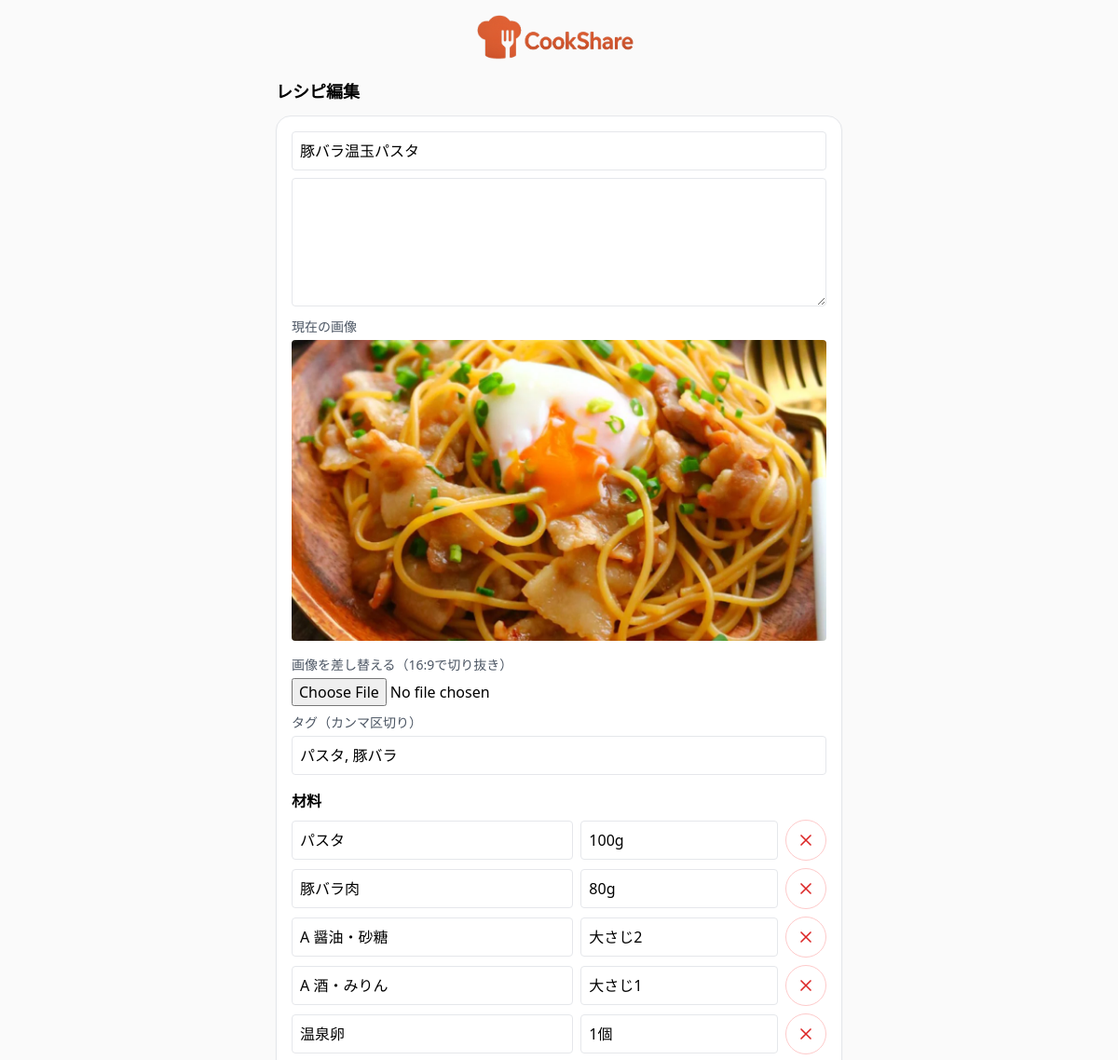
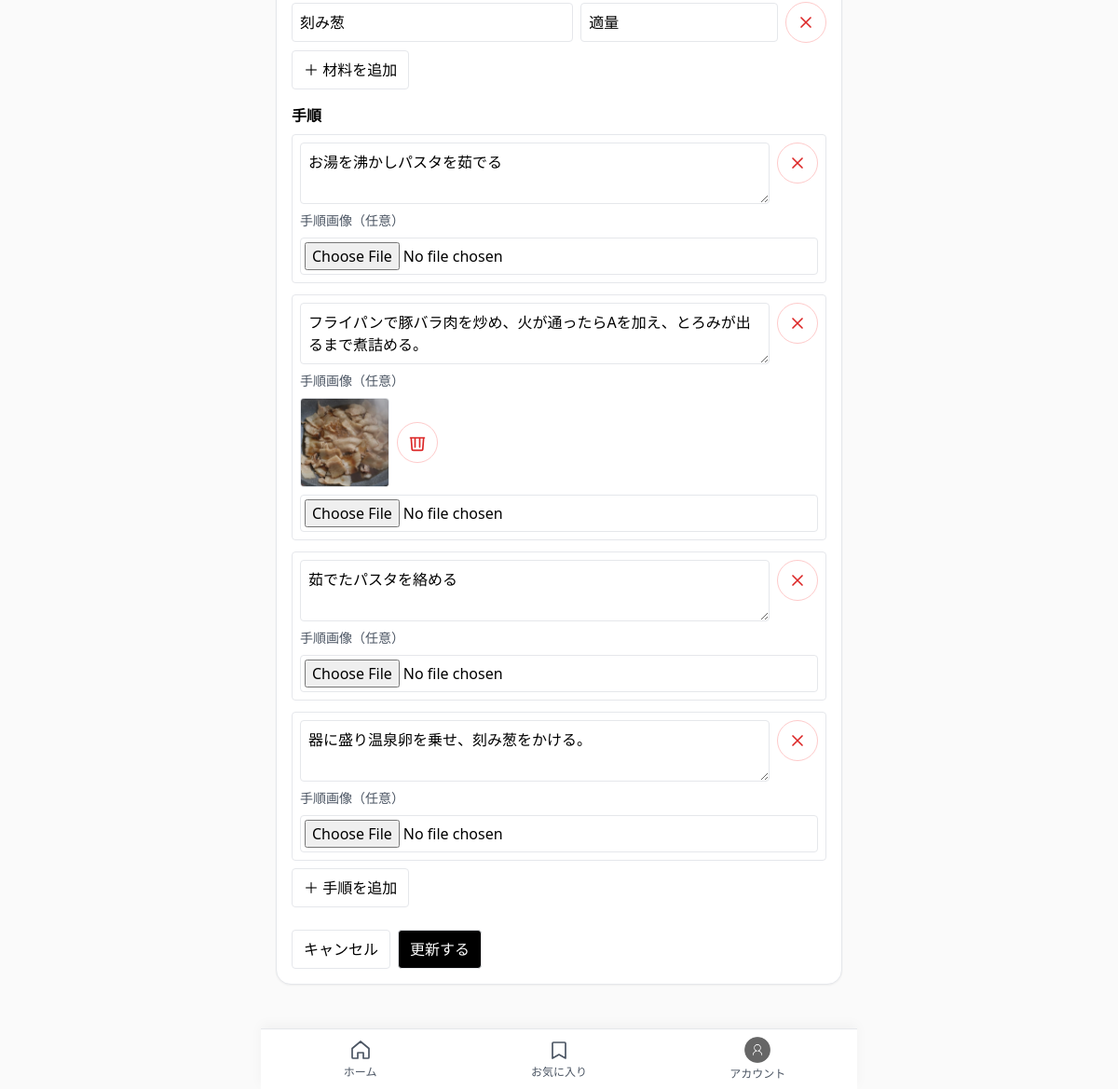
Page /recipes/1/edit (signed in) on the committed database (2 pictures, top to bottom).
### app/main.py (models this page shows)
class Recipe(SQLModel, table=True):
    __table_args__ = {"sqlite_autoincrement": True}
    id: Optional[int] = Field(default=None, primary_key=True)
    title: str
    description: str = ""
    main_image: Optional[str] = None
    author_id: Optional[int] = Field(foreign_key="user.id", default=None)
    view_count: int = Field(default=0)

class Ingredient(SQLModel, table=True):
    id: Optional[int] = Field(default=None, primary_key=True)
    recipe_id: int = Field(foreign_key="recipe.id")
    name: str
    amount: Optional[str] = None
    unit: Optional[str] = None
    order_no: int = 0

class Step(SQLModel, table=True):
    id: Optional[int] = Field(default=None, primary_key=True)
    recipe_id: int = Field(foreign_key="recipe.id")
    body: str
    order_no: int = 0
    image_path: Optional[str] = None

### app/main.py (the view)
@app.get("/recipes/{rid}/edit", response_class=HTMLResponse)
def recipe_edit_form(request: Request, rid: int):
    _ensure_csrf(request)
    with Session(engine) as s:
        r, user = _require_owner(request, s, rid)
        ings = s.exec(select(Ingredient).where(Ingredient.recipe_id == rid).order_by(Ingredient.order_no)).all()
        steps = s.exec(select(Step).where(Step.recipe_id == rid).order_by(Step.order_no)).all()
        tags = s.exec(select(Tag).join(RecipeTag, RecipeTag.tag_id == Tag.id).where(RecipeTag.recipe_id == rid)).all()
    tags_csv = ", ".join(t.name for t in tags)
    return templates.TemplateResponse("recipe_edit.html",
        {"request": request, "recipe": r, "ingredients": ings, "steps": steps, "tags_csv": tags_csv,
         "csrf_token": request.session.get("csrf_token"), "current_user": user})

### app/templates/recipe_edit.html (shortened to what this page needs)
{% extends "base.html" %}
{% block content %}
<h1 class="text-lg font-bold mb-3">レシピ編集</h1>
<form method="post" action="/recipes/{{ recipe.id }}/edit" enctype="multipart/form-data" class="grid gap-4 bg-white border rounded-2xl shadow-sm p-4">
  <section class="grid gap-2">
    <input class="border p-2 rounded" name="title" value="{{ recipe.title }}" required>
    <textarea class="border p-2 rounded" name="description" rows="5">{{ recipe.description }}</textarea>
    {% if recipe.main_image %}
      {% set path = recipe.main_image %}
      {% if path.endswith('+') %}{% set path = path[:-1] %}{% endif %}
      <div class="mt-1">
        <label class="block mb-1 text-sm text-gray-600">現在の画像</label>
        <div class="aspect-video w-full overflow-hidden rounded bg-neutral-100">
          <img src="{{ path }}" alt="current" class="w-full h-full object-cover">
        </div>
      </div>
    {% endif %}
    <div class="mt-2">
      <label class="block mb-1 text-sm text-gray-600">画像を差し替える（16:9で切り抜き）</label>
      <input id="image-input" type="file" name="image" accept="image/*">
    </div>
    <div>
      <label class="block mb-1 text-sm text-gray-600">タグ（カンマ区切り）</label>
      <input class="border p-2 rounded w-full" name="tags_csv" value="{{ tags_csv }}">
    </div>
  </section>
  <section class="grid gap-2">
  <h2 class="font-semibold">材料</h2>
  <div id="ing-list" class="grid gap-2">
    {% for ing in ingredients %}
      <div class="ing-item grid grid-cols-[minmax(0,1fr)_minmax(0,0.7fr)_auto] gap-2 items-center w-full">
        <input class="border p-2 rounded w-full min-w-0"
               name="ingredients_name"
               value="{{ ing.name }}">
        <input class="border p-2 rounded w-full min-w-0"
               name="ingredients_amount"
               value="{{ ing.amount or '' }}">
        <button type="button"
                class="btn-icon btn-icon--danger shrink-0"
                aria-label="この材料を削除"
                onclick="this.closest('.ing-item').remove()">
          <svg xmlns="http://www.w3.org/2000/svg" class="w-5 h-5"
               viewBox="0 0 24 24" fill="none" stroke="currentColor" stroke-width="2">
            <path stroke-linecap="round" stroke-linejoin="round" d="M6 6l12 12M18 6L6 18"/>
          </svg>
        </button>
      </div>
    {% endfor %}
  </div>
  <div class="flex gap-2">
    <button type="button" class="px-3 py-2 border rounded" onclick="addIng()">＋ 材料を追加</button>
  </div>
</section>
<section class="grid gap-2">
  <h2 class="font-semibold">手順</h2>
  <div id="step-list" class="grid gap-3">
    {% for st in steps %}
      <div class="grid gap-2 p-2 border rounded step-item">
        <div class="flex gap-2 items-start">
          <textarea class="border p-2 rounded flex-1 min-w-0"
                    name="steps_body"
                    rows="2">{{ st.body }}</textarea>
          <button type="button"
                  class="btn-icon btn-icon--danger shrink-0"
                  aria-label="この手順を削除"
                  onclick="this.closest('.step-item').remove()">
            <svg xmlns="http://www.w3.org/2000/svg" class="w-5 h-5"
                 viewBox="0 0 24 24" fill="none" stroke="currentColor" stroke-width="2">
              <path stroke-linecap="round" stroke-linejoin="round" d="M6 6l12 12M18 6L6 18"/>
            </svg>
          </button>
        </div>
        <div class="grid gap-2">
          <label class="text-sm text-gray-600">手順画像（任意）</label>
          {% if st.image_path %}
            <div class="flex items-center gap-2 step-preview">
              <img src="{{ st.image_path }}" alt="step image"
                   class="h-24 w-24 object-cover rounded border">
              <button type="button"
                      class="btn-icon btn-icon--danger shrink-0"
                      aria-label="この画像を削除"
                      onclick="removeStepImage(this)">
                <svg xmlns="http://www.w3.org/2000/svg" class="w-5 h-5"
                     viewBox="0 0 24 24" fill="none" stroke="currentColor" stroke-width="2">
                  <path stroke-linecap="round" stroke-linejoin="round"
                        d="M3 6h18M9 6v12m6-12v12M4 6l1 14a2 2 0 0 0 2 2h10a2 2 0 0 0 2-2l1-14"/>
                </svg>
              </button>
            </div>
          {% else %}
            <div class="step-preview hidden">
              <img alt="preview" class="h-24 w-24 object-cover rounded border">
            </div>
            <input type="hidden" name="steps_existing_image" value="">
          {% endif %}
          <div class="flex items-center gap-2">
            <input type="file"
                   name="steps_image"
                   accept="image/*"
                   class="border rounded p-1"
                   onchange="previewStepImage(this)">
          </div>
        </div>
      </div>
    {% endfor %}
  </div>
  <div class="flex gap-2">
    <button type="button" class="px-3 py-2 border rounded" onclick="addStep()">＋ 手順を追加</button>
  </div>
</section>
  <div class="flex gap-2 pt-2">
  <a href="/recipes/{{ recipe.id }}" class="px-3 py-2 border rounded">キャンセル</a>
  <button type="submit" class="px-3 py-2 border rounded bg-black text-white hover:opacity-90">
    更新する
  </button>
</div>
{% endblock %}

### app/static/global.css (style rules this page uses)
.btn-icon { width:44px; height:44px; display:inline-flex; align-items:center; justify-content:center; border:1px solid #d1d5db; border-radius:9999px; background:#fff; }
.btn-icon--danger { border-color:#fecaca; color:#dc2626; background:#fff; }

### app/templates/base.html (style rules this page uses)
.pb-safe { padding-bottom: calc(env(safe-area-inset-bottom, 0px) + 64px); }
html,body { max-width:100%;overflow-x:hidden }
*,*::before,*::after { box-sizing:border-box }
img,video { max-width:100%;height:auto;display:block }
input,textarea,select,button { max-width:100% }
input[type="file"] { width:100% }

### rows in the picture
Recipe: title "豚バラ温玉パスタ"
Ingredient: ingredients_name "パスタ", ingredients_amount "100g"
Ingredient: ingredients_name "豚バラ肉", ingredients_amount "80g"
Ingredient: ingredients_name "A 醤油・砂糖", ingredients_amount "大さじ2"
Ingredient: ingredients_name "A 酒・みりん", ingredients_amount "大さじ1"
Ingredient: ingredients_name "温泉卵", ingredients_amount "1個"
Ingredient: ingredients_name "刻み葱", ingredients_amount "適量"
Step: steps_body "お湯を沸かしパスタを茹でる"
Step: steps_body "フライパンで豚バラ肉を炒め、火が通ったらAを加え、とろみが出るまで煮詰める。", image_path (picture)
Step: steps_body "茹でたパスタを絡める"
Step: steps_body "器に盛り温泉卵を乗せ、刻み葱をかける。"
